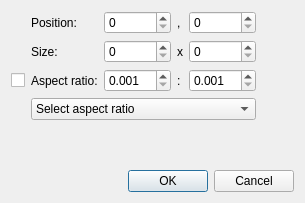
<?xml version="1.0" encoding="UTF-8"?>
<ui version="4.0">
 <class>CustomSelectionDialog</class>
 <widget class="QDialog" name="CustomSelectionDialog">
  <property name="windowModality">
   <enum>Qt::ApplicationModal</enum>
  </property>
  <property name="geometry">
   <rect>
    <x>0</x>
    <y>0</y>
    <width>305</width>
    <height>203</height>
   </rect>
  </property>
  <property name="windowTitle">
   <string>Custom selection</string>
  </property>
  <layout class="QGridLayout" name="gridLayout_2">
   <item row="0" column="0">
    <layout class="QVBoxLayout" name="verticalLayout">
     <item>
      <layout class="QGridLayout" name="gridLayout_3">
       <item row="3" column="1">
        <widget class="QLabel" name="labelAR">
         <property name="text">
          <string>Aspect ratio:</string>
         </property>
        </widget>
       </item>
       <item row="1" column="4">
        <widget class="QSpinBox" name="spinBoxY"/>
       </item>
       <item row="1" column="5">
        <spacer name="horizontalSpacer_2">
         <property name="orientation">
          <enum>Qt::Horizontal</enum>
         </property>
         <property name="sizeHint" stdset="0">
          <size>
           <width>40</width>
           <height>20</height>
          </size>
         </property>
        </spacer>
       </item>
       <item row="4" column="1" colspan="4">
        <widget class="QComboBox" name="comboBoxAR">
         <item>
          <property name="text">
           <string>Select aspect ratio</string>
          </property>
         </item>
        </widget>
       </item>
       <item row="2" column="5">
        <spacer name="horizontalSpacer">
         <property name="orientation">
          <enum>Qt::Horizontal</enum>
         </property>
         <property name="sizeHint" stdset="0">
          <size>
           <width>40</width>
           <height>20</height>
          </size>
         </property>
        </spacer>
       </item>
       <item row="1" column="3">
        <widget class="QLabel" name="labelComma">
         <property name="text">
          <string>,</string>
         </property>
        </widget>
       </item>
       <item row="2" column="1">
        <widget class="QLabel" name="labelSize">
         <property name="text">
          <string>Size:</string>
         </property>
        </widget>
       </item>
       <item row="3" column="0">
        <widget class="QCheckBox" name="checkBoxAR">
         <property name="text">
          <string/>
         </property>
        </widget>
       </item>
       <item row="2" column="2">
        <widget class="QSpinBox" name="spinBoxWidth">
         <property name="maximum">
          <number>999999</number>
         </property>
        </widget>
       </item>
       <item row="3" column="4">
        <widget class="QDoubleSpinBox" name="doubleSpinBoxHeightRatio">
         <property name="decimals">
          <number>3</number>
         </property>
         <property name="minimum">
          <double>0.001000000000000</double>
         </property>
        </widget>
       </item>
       <item row="3" column="2">
        <widget class="QDoubleSpinBox" name="doubleSpinBoxWidthRatio">
         <property name="decimals">
          <number>3</number>
         </property>
         <property name="minimum">
          <double>0.001000000000000</double>
         </property>
        </widget>
       </item>
       <item row="1" column="1">
        <widget class="QLabel" name="labelPosition">
         <property name="text">
          <string>Position:</string>
         </property>
        </widget>
       </item>
       <item row="2" column="4">
        <widget class="QSpinBox" name="spinBoxHeight">
         <property name="maximum">
          <number>999999</number>
         </property>
        </widget>
       </item>
       <item row="2" column="3">
        <widget class="QLabel" name="labelX">
         <property name="text">
          <string>x</string>
         </property>
        </widget>
       </item>
       <item row="3" column="5">
        <spacer name="horizontalSpacer_4">
         <property name="orientation">
          <enum>Qt::Horizontal</enum>
         </property>
         <property name="sizeHint" stdset="0">
          <size>
           <width>40</width>
           <height>20</height>
          </size>
         </property>
        </spacer>
       </item>
       <item row="3" column="3">
        <widget class="QLabel" name="labelColon">
         <property name="text">
          <string>:</string>
         </property>
        </widget>
       </item>
       <item row="1" column="2">
        <widget class="QSpinBox" name="spinBoxX"/>
       </item>
      </layout>
     </item>
     <item>
      <widget class="QLabel" name="labelWarning">
       <property name="text">
        <string/>
       </property>
      </widget>
     </item>
    </layout>
   </item>
   <item row="3" column="0">
    <widget class="QDialogButtonBox" name="buttonBox">
     <property name="orientation">
      <enum>Qt::Horizontal</enum>
     </property>
     <property name="standardButtons">
      <set>QDialogButtonBox::Cancel|QDialogButtonBox::Ok</set>
     </property>
    </widget>
   </item>
  </layout>
 </widget>
 <resources/>
 <connections>
  <connection>
   <sender>buttonBox</sender>
   <signal>accepted()</signal>
   <receiver>CustomSelectionDialog</receiver>
   <slot>accept()</slot>
   <hints>
    <hint type="sourcelabel">
     <x>248</x>
     <y>254</y>
    </hint>
    <hint type="destinationlabel">
     <x>157</x>
     <y>274</y>
    </hint>
   </hints>
  </connection>
  <connection>
   <sender>buttonBox</sender>
   <signal>rejected()</signal>
   <receiver>CustomSelectionDialog</receiver>
   <slot>reject()</slot>
   <hints>
    <hint type="sourcelabel">
     <x>316</x>
     <y>260</y>
    </hint>
    <hint type="destinationlabel">
     <x>286</x>
     <y>274</y>
    </hint>
   </hints>
  </connection>
 </connections>
</ui>
